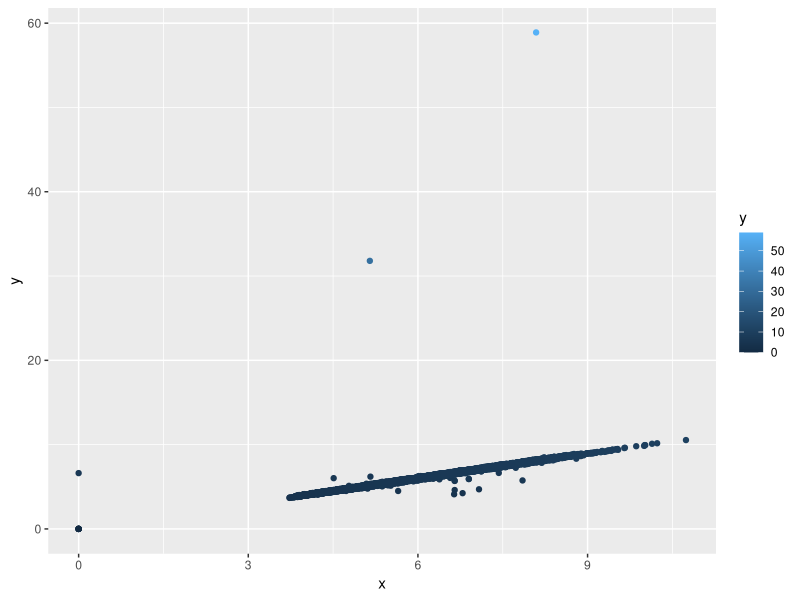
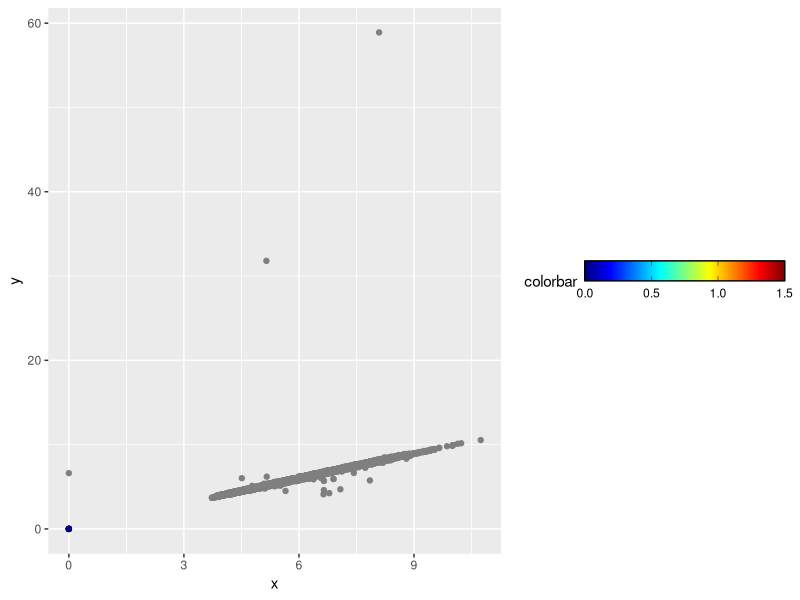

Here is the R script that generated these plots, in order: (Note: this script raises an error after producing the figures.)
library(ggplot2)
library(gridExtra)
minn=0;maxx=1.5
jet.colors <-colorRampPalette(c("#00007F", "blue", "#007FFF", "cyan", "#7FFF7F", "yellow", "#FF7F00", "red", "#7F0000"))
hot.colors <- c('#010000','#0C0000','#170000','#210000','#2C0000','#360000','#410000','#4C0000','#560000','#610000',
                '#6C0000','#760000','#810000','#8B0000','#960000','#A10000','#AB0000','#B60000','#C10000','#CB0000',
                '#D60000','#E00000','#EB0000','#F60000','#FF0100','#FF0C00','#FF1700','#FF2100','#FF2C00','#FF3600',
                '#FF4100','#FF4C00','#FF5600','#FF6100','#FF6C00','#FF7600','#FF8100','#FF8B00','#FF9600','#FFA100',
                '#FFAB00','#FFB600','#FFC100','#FFCB00','#FFD600','#FFE000','#FFEB00','#FFF600','#FFFF02','#FFFF12',
                '#FFFF22','#FFFF32','#FFFF42','#FFFF52','#FFFF62','#FFFF72','#FFFF81','#FFFF91','#FFFFA1','#FFFFB1',
                '#FFFFC1','#FFFFD1','#FFFFE1','#FFFFF1')

# make a random plot
p1 <- ggplot(data=diamonds)+
  geom_point(aes(x=x,y=y,col=y))

# add color bar https://ggplot2.tidyverse.org/reference/guide_colourbar.html
p2 <- p1 + scale_colour_gradientn(name="colorbar",colours = jet.colors(128), limits=c(minn, maxx)) + 
  guides(col= guide_colorbar(barwidth = 10,
                             barheight = 1,
                             ticks=TRUE,
                             ticks.colour = "black",
                             frame.colour = "black",
                             direction="horizontal") )

# get legend only
leg = get_legend(p2)
grid.arrange(leg) 
ggsave(plot = leg,filename = '~/colorbar.png')
